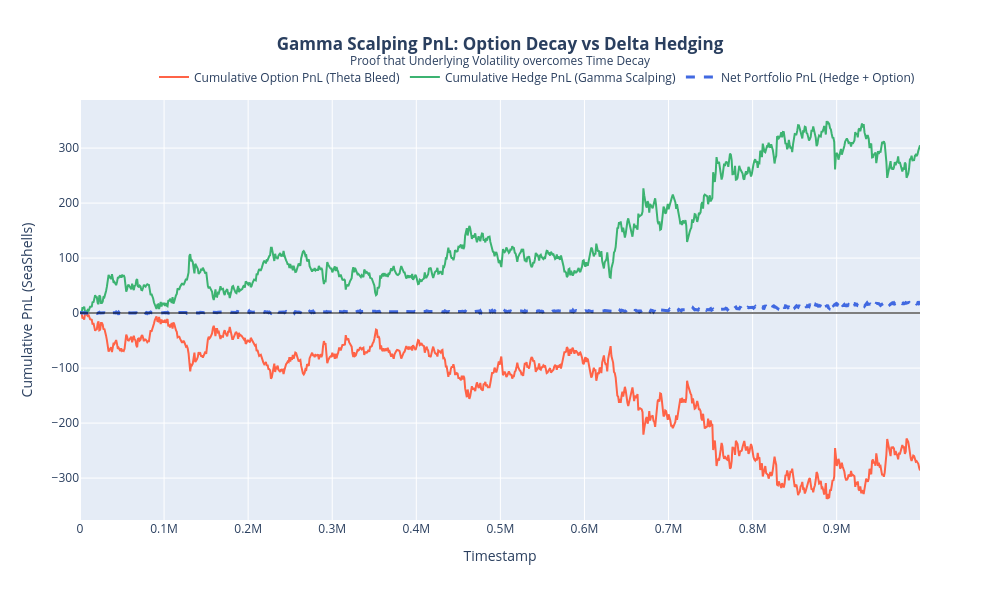

Source (notebook cell):
### Markdown cell above
**3.5. Gamma Scalping (Calls):** Buying Call options with dynamic re-hedging (Delta Hedging) to capitalize on underlying price movements versus time decay (Theta).

### Code cell
import plotly.graph_objects as go
import numpy as np

# ============================================================
# 3.5. GAMMA SCALPING SIMULATION (DELTA HEDGING)
# ============================================================
# We simulate buying 1 Call Option (K=10000) and dynamically 
# trading the underlying (Volcanic Rock) to keep Delta = 0.

K_FOCUS = 10000
days = iv_plot['day'].unique()
day_1 = days[0]

# 1. Isolate the data and ensure it's strictly chronological
gs_sim = iv_plot[
    (iv_plot['strike'] == K_FOCUS) & 
    (iv_plot['day'] == day_1)
].copy().sort_values('global_ts').reset_index(drop=True)

# 2. Calculate the Greeks using your functions
# We use the market IV to see our actual exposure
gs_sim['delta'] = gs_sim.apply(lambda r: bs_delta(r['S'], r['strike'], r['T'], r['iv']), axis=1)
gs_sim['gamma'] = gs_sim.apply(lambda r: bs_gamma(r['S'], r['strike'], r['T'], r['iv']), axis=1)
gs_sim['theta'] = gs_sim.apply(lambda r: bs_theta(r['S'], r['strike'], r['T'], r['iv']), axis=1)

# ============================================================
# RUNNING THE SIMULATION
# ============================================================
# If we hold 1 Call, our exposure is +Delta. 
# To hedge, we must short sell Delta shares of the underlying.
gs_sim['hedge_position'] = -gs_sim['delta']

# Calculate tick-to-tick changes
gs_sim['dS'] = gs_sim['S'].diff()
gs_sim['dC'] = gs_sim['call_price'].diff()

# PnL from the Option itself (Mostly bleeding due to Theta over time)
gs_sim['option_pnl_tick'] = gs_sim['dC']

# PnL from Delta Hedging (Trading the underlying)
# We earn money based on the position we took in the PREVIOUS tick
gs_sim['hedge_pnl_tick'] = gs_sim['hedge_position'].shift(1) * gs_sim['dS']

# Total PnL of our Delta-Neutral Portfolio
gs_sim['portfolio_pnl_tick'] = gs_sim['option_pnl_tick'] + gs_sim['hedge_pnl_tick']

# Calculate Cumulative PnLs
gs_sim['cum_option_pnl'] = gs_sim['option_pnl_tick'].cumsum()
gs_sim['cum_hedge_pnl'] = gs_sim['hedge_pnl_tick'].cumsum()
gs_sim['cum_portfolio_pnl'] = gs_sim['portfolio_pnl_tick'].cumsum()

# Fill the first NaN row with 0 for a clean plot
gs_sim = gs_sim.fillna(0)

# ============================================================
# BUILDING THE GRAPH (PLOTLY)
# ============================================================
# Subsampling to make the plot smooth
plot_gs = gs_sim.iloc[::10]

fig = go.Figure()

# 1. Option PnL (The Theta Bleed)
fig.add_trace(go.Scatter(
    x=plot_gs['timestamp'], y=plot_gs['cum_option_pnl'],
    mode='lines', line=dict(color='tomato', width=2),
    name='Cumulative Option PnL (Theta Bleed)'
))

# 2. Hedge PnL (The Gamma Gains)
fig.add_trace(go.Scatter(
    x=plot_gs['timestamp'], y=plot_gs['cum_hedge_pnl'],
    mode='lines', line=dict(color='mediumseagreen', width=2),
    name='Cumulative Hedge PnL (Gamma Scalping)'
))

# 3. Total Portfolio PnL (The net profit)
fig.add_trace(go.Scatter(
    x=plot_gs['timestamp'], y=plot_gs['cum_portfolio_pnl'],
    mode='lines', line=dict(color='royalblue', width=3, dash='dash'),
    name='Net Portfolio PnL (Hedge + Option)'
))

# Add the Zero line
fig.add_hline(y=0, line_dash="solid", line_color="black", opacity=0.5)

# Visual Configuration
fig.update_layout(
    title=dict(text='<b>Gamma Scalping PnL: Option Decay vs Delta Hedging</b><br><sup>Proof that Underlying Volatility overcomes Time Decay</sup>', x=0.5),
    xaxis_title='Timestamp',
    yaxis_title='Cumulative PnL (SeaShells)',
    template='plotly',
    height=600, width=1000,
    hovermode='x unified',
    legend=dict(orientation="h", yanchor="bottom", y=1.02, xanchor="right", x=1)
)

fig.show()

# Print Final Stats
print("=== Gamma Scalping Results (1 Option Contract) ===")
print(f"Final Option PnL (Theta): {gs_sim['cum_option_pnl'].iloc[-1]:.2f} SeaShells")
print(f"Final Hedge PnL (Gamma) : {gs_sim['cum_hedge_pnl'].iloc[-1]:.2f} SeaShells")
print(f"Net Profit              : {gs_sim['cum_portfolio_pnl'].iloc[-1]:.2f} SeaShells")

### Figure 1 — Plotly figure (JSON) as saved in the notebook; plotly's stock layout.template omitted (floating-point values rounded to 4 significant figures; data arrays with more than 128 entries replaced by an {"elided": "..."} marker saying what was removed)
{"data": [{"line": {"color": "tomato", "width": 2}, "mode": "lines", "name": "Cumulative Option PnL (Theta Bleed)", "type": "scatter", "x": {"elided": "1000 int values"}, "y": {"elided": "1000 float values"}}, {"line": {"color": "mediumseagreen", "width": 2}, "mode": "lines", "name": "Cumulative Hedge PnL (Gamma Scalping)", "type": "scatter", "x": {"elided": "1000 int values"}, "y": {"elided": "1000 float values"}}, {"line": {"color": "royalblue", "dash": "dash", "width": 3}, "mode": "lines", "name": "Net Portfolio PnL (Hedge + Option)", "type": "scatter", "x": {"elided": "1000 int values"}, "y": {"elided": "1000 float values"}}], "layout": {"height": 600, "hovermode": "x unified", "legend": {"orientation": "h", "x": 1, "xanchor": "right", "y": 1.02, "yanchor": "bottom"}, "shapes": [{"line": {"color": "black", "dash": "solid"}, "opacity": 0.5, "type": "line", "x0": 0, "x1": 1, "xref": "x domain", "y0": 0, "y1": 0, "yref": "y"}], "title": {"text": "<b>Gamma Scalping PnL: Option Decay vs Delta Hedging</b><br><sup>Proof that Underlying Volatility overcomes Time Decay</sup>", "x": 0.5}, "width": 1000, "xaxis": {"title": {"text": "Timestamp"}}, "yaxis": {"title": {"text": "Cumulative PnL (SeaShells)"}}}}
